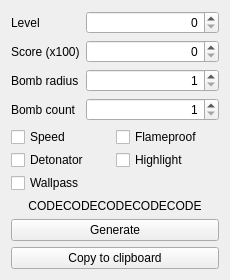
<?xml version="1.0" encoding="UTF-8"?>
<ui version="4.0">
 <class>MainWindow</class>
 <widget class="QMainWindow" name="MainWindow">
  <property name="geometry">
   <rect>
    <x>0</x>
    <y>0</y>
    <width>230</width>
    <height>280</height>
   </rect>
  </property>
  <property name="windowTitle">
   <string>BomberGen32</string>
  </property>
  <property name="windowIcon">
   <iconset>
    <normaloff>icon.png</normaloff>icon.png</iconset>
  </property>
  <widget class="QWidget" name="centralWidget">
   <layout class="QVBoxLayout" name="verticalLayout">
    <item>
     <layout class="QFormLayout" name="formLayout">
      <item row="0" column="0">
       <widget class="QLabel" name="lbl_level">
        <property name="text">
         <string>Level</string>
        </property>
       </widget>
      </item>
      <item row="1" column="0">
       <widget class="QLabel" name="lbl_score">
        <property name="text">
         <string>Score (x100)</string>
        </property>
       </widget>
      </item>
      <item row="2" column="0">
       <widget class="QLabel" name="lbl_radius">
        <property name="text">
         <string>Bomb radius</string>
        </property>
       </widget>
      </item>
      <item row="3" column="0">
       <widget class="QLabel" name="lbl_bombs">
        <property name="text">
         <string>Bomb count</string>
        </property>
       </widget>
      </item>
      <item row="0" column="1">
       <widget class="QSpinBox" name="spin_level">
        <property name="alignment">
         <set>Qt::AlignRight|Qt::AlignTrailing|Qt::AlignVCenter</set>
        </property>
        <property name="minimum">
         <number>0</number>
        </property>
        <property name="maximum">
         <number>255</number>
        </property>
        <property name="value">
         <number>0</number>
        </property>
       </widget>
      </item>
      <item row="1" column="1">
       <widget class="QSpinBox" name="spin_score">
        <property name="alignment">
         <set>Qt::AlignRight|Qt::AlignTrailing|Qt::AlignVCenter</set>
        </property>
        <property name="maximum">
         <number>9999999</number>
        </property>
       </widget>
      </item>
      <item row="2" column="1">
       <widget class="QSpinBox" name="spin_radius">
        <property name="alignment">
         <set>Qt::AlignRight|Qt::AlignTrailing|Qt::AlignVCenter</set>
        </property>
        <property name="minimum">
         <number>1</number>
        </property>
        <property name="maximum">
         <number>15</number>
        </property>
        <property name="value">
         <number>1</number>
        </property>
       </widget>
      </item>
      <item row="3" column="1">
       <widget class="QSpinBox" name="spin_bombs">
        <property name="alignment">
         <set>Qt::AlignRight|Qt::AlignTrailing|Qt::AlignVCenter</set>
        </property>
        <property name="minimum">
         <number>1</number>
        </property>
        <property name="maximum">
         <number>10</number>
        </property>
       </widget>
      </item>
     </layout>
    </item>
    <item>
     <spacer name="verticalSpacer">
      <property name="orientation">
       <enum>Qt::Vertical</enum>
      </property>
      <property name="sizeHint" stdset="0">
       <size>
        <width>20</width>
        <height>40</height>
       </size>
      </property>
     </spacer>
    </item>
    <item>
     <layout class="QGridLayout" name="gridLayout">
      <property name="horizontalSpacing">
       <number>2</number>
      </property>
      <property name="verticalSpacing">
       <number>3</number>
      </property>
      <item row="2" column="0">
       <widget class="QCheckBox" name="chk_wallpass">
        <property name="text">
         <string>Wallpass</string>
        </property>
       </widget>
      </item>
      <item row="1" column="0">
       <widget class="QCheckBox" name="chk_detonator">
        <property name="text">
         <string>Detonator</string>
        </property>
       </widget>
      </item>
      <item row="0" column="0">
       <widget class="QCheckBox" name="chk_speed">
        <property name="text">
         <string>Speed</string>
        </property>
       </widget>
      </item>
      <item row="0" column="1">
       <widget class="QCheckBox" name="chk_flameproof">
        <property name="text">
         <string>Flameproof</string>
        </property>
       </widget>
      </item>
      <item row="1" column="1">
       <widget class="QCheckBox" name="chk_highlight">
        <property name="text">
         <string>Highlight</string>
        </property>
       </widget>
      </item>
     </layout>
    </item>
    <item>
     <spacer name="verticalSpacer_2">
      <property name="orientation">
       <enum>Qt::Vertical</enum>
      </property>
      <property name="sizeHint" stdset="0">
       <size>
        <width>20</width>
        <height>40</height>
       </size>
      </property>
     </spacer>
    </item>
    <item>
     <widget class="QLabel" name="lbl_code">
      <property name="text">
       <string>CODECODECODECODECODE</string>
      </property>
      <property name="alignment">
       <set>Qt::AlignCenter</set>
      </property>
     </widget>
    </item>
    <item>
     <spacer name="verticalSpacer_3">
      <property name="orientation">
       <enum>Qt::Vertical</enum>
      </property>
      <property name="sizeHint" stdset="0">
       <size>
        <width>20</width>
        <height>40</height>
       </size>
      </property>
     </spacer>
    </item>
    <item>
     <widget class="QPushButton" name="btn_generate">
      <property name="text">
       <string>Generate</string>
      </property>
     </widget>
    </item>
    <item>
     <widget class="QPushButton" name="btn_copy">
      <property name="text">
       <string>Copy to clipboard</string>
      </property>
     </widget>
    </item>
   </layout>
  </widget>
 </widget>
 <layoutdefault spacing="6" margin="11"/>
 <resources/>
 <connections/>
</ui>
